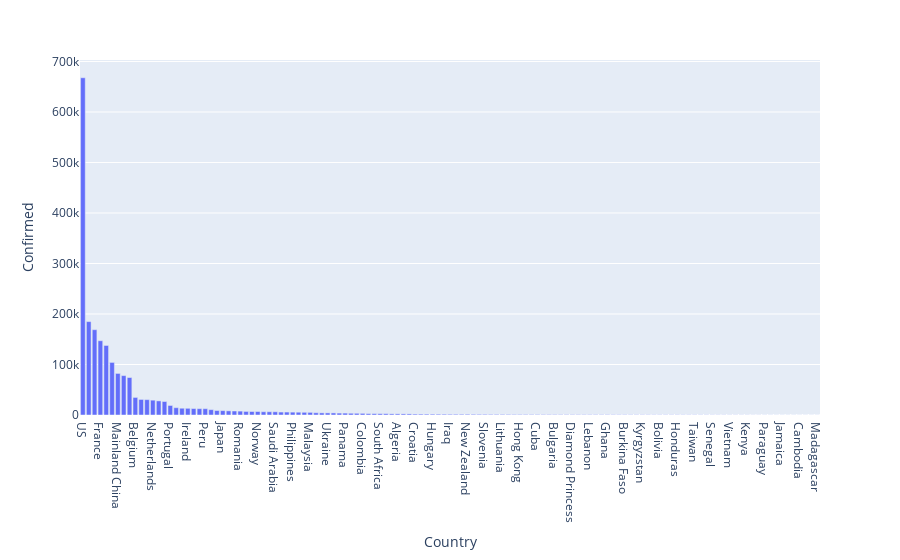

The cell this chart's notebook holds for it:
### Code cell
px.bar(
    data_1[(data_1['Confirmed']>100)].sort_values("Confirmed",ascending=False),
    x='Country',
    y='Confirmed'
)

### Figure 1 — Plotly figure (JSON) as saved in the notebook; plotly's stock layout.template omitted (floating-point values rounded to 4 significant figures)
{"data": [{"alignmentgroup": "True", "hovertemplate": "Country=%{x}<br>Confirmed=%{y}<extra></extra>", "legendgroup": "", "marker": {"color": "#636efa"}, "name": "", "offsetgroup": "", "orientation": "v", "showlegend": false, "textposition": "auto", "type": "bar", "x": ["US", "Spain", "Italy", "France", "Germany", "UK", "Mainland China", "Iran", "Turkey", "Belgium", "Canada", "Brazil", "Netherlands", "Russia", "Switzerland", "Portugal", "Austria", "India", "Ireland", "Israel", "Sweden", "Peru", "South Korea", "Chile", "Japan", "Ecuador", "Poland", "Romania", "Denmark", "Pakistan", "Norway", "Australia", "Czech Republic", "Saudi Arabia", "Mexico", "United Arab Emirates", "Philippines", "Indonesia", "Serbia", "Malaysia", "Singapore", "Belarus", "Ukraine", "Qatar", "Dominican Republic", "Panama", "Luxembourg", "Finland", "Colombia", "Egypt", "Thailand", "South Africa", "Argentina", "Morocco", "Algeria", "Greece", "Moldova", "Croatia", "Iceland", "Bahrain", "Hungary", "Bangladesh", "Kuwait", "Iraq", "Estonia", "Kazakhstan", "New Zealand", "Uzbekistan", "Azerbaijan", "Slovenia", "Bosnia and Herzegovina", "Armenia", "Lithuania", "North Macedonia", "Oman", "Hong Kong", "Cameroon", "Slovakia", "Cuba", "Afghanistan", "Tunisia", "Bulgaria", "Cyprus", "Others", "Diamond Princess", "Latvia", "Andorra", "Lebanon", "Ivory Coast", "Costa Rica", "Ghana", "Djibouti", "Niger", "Burkina Faso", "Albania", "Uruguay", "Kyrgyzstan", "Kosovo", "Nigeria", "Bolivia", "Guinea", "San Marino", "Honduras", "Malta", "Jordan", "Taiwan", "West Bank and Gaza", "Georgia", "Senegal", "Mauritius", "Montenegro", "Vietnam", "Congo (Kinshasa)", "Sri Lanka", "Kenya", "Venezuela", "Guatemala", "Paraguay", "Mali", "El Salvador", "Jamaica", "Rwanda", "Brunei", "Cambodia", "Congo (Brazzaville)", "Trinidad and Tobago", "Madagascar"], "xaxis": "x", "y": [667801, 184948, 168941, 147091, 137698, 104145, 82341, 77995, 74193, 34809, 30809, 30425, 29383, 27938, 26732, 18841, 14476, 13430, 13271, 12758, 12540, 12491, 10613, 8807, 8626, 8225, 7918, 7707, 7074, 6919, 6896, 6462, 6433, 6380, 5847, 5825, 5660, 5516, 5318, 5182, 4427, 4204, 4161, 4103, 3755, 3751, 3444, 3369, 3233, 2673, 2672, 2605, 2571, 2283, 2268, 2207, 2154, 1791, 1739, 1700, 1652, 1572, 1524, 1434, 1434, 1402, 1401, 1349, 1283, 1268, 1167, 1159, 1128, 1081, 1019, 1017, 996, 977, 862, 840, 822, 800, 735, 712, 712, 675, 673, 663, 654, 642, 641, 591, 584, 546, 518, 502, 466, 449, 442, 441, 438, 426, 426, 412, 402, 395, 374, 348, 335, 324, 303, 268, 267, 238, 234, 204, 196, 174, 171, 164, 143, 138, 136, 122, 117, 114, 111], "yaxis": "y"}], "layout": {"barmode": "relative", "legend": {"tracegroupgap": 0}, "margin": {"t": 60}, "xaxis": {"anchor": "y", "domain": [0, 1], "title": {"text": "Country"}}, "yaxis": {"anchor": "x", "domain": [0, 1], "title": {"text": "Confirmed"}}}}
